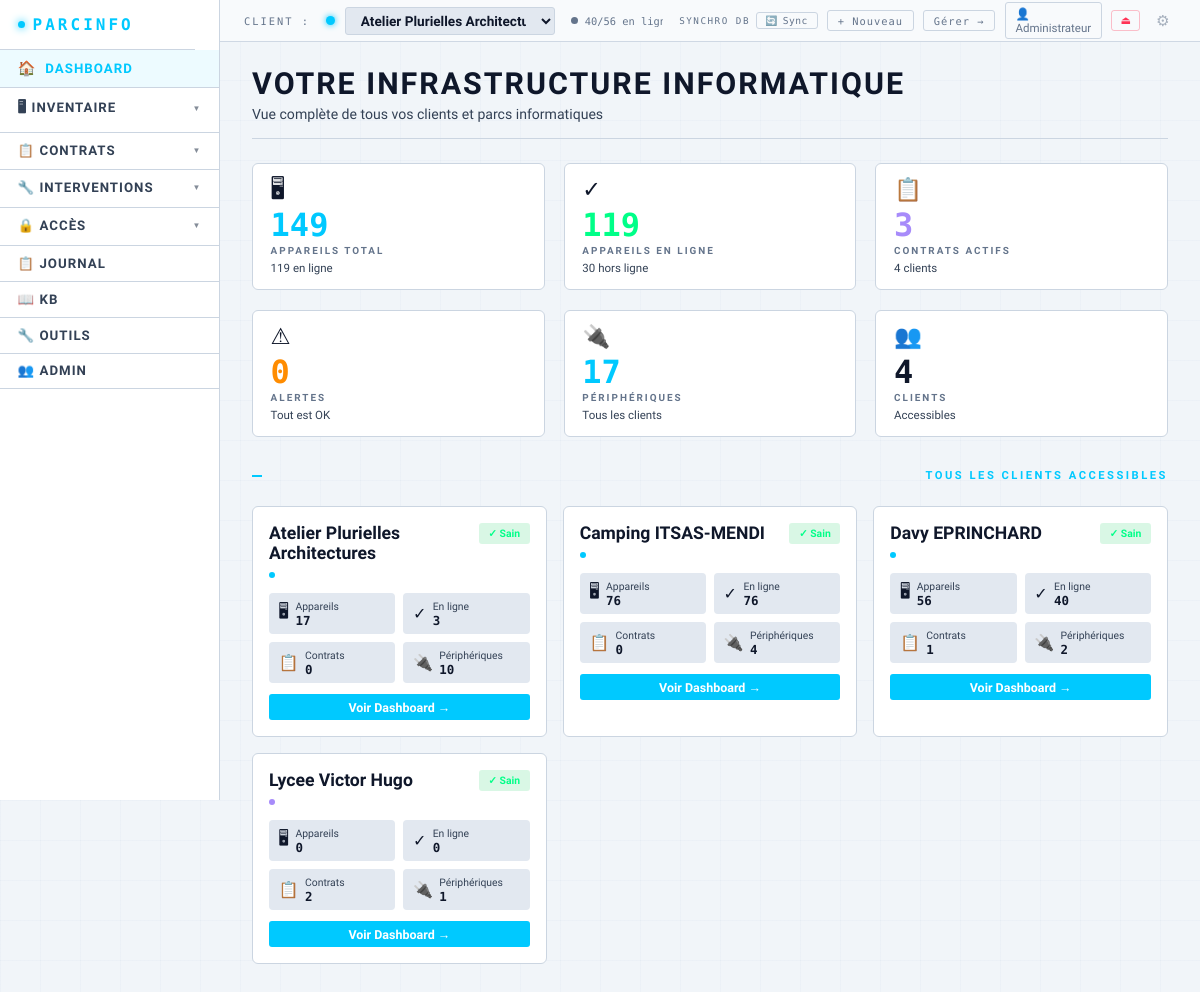
The page / (signed in) on the database its author committed.
### tables this page shows
CREATE TABLE clients (
        id INTEGER PRIMARY KEY AUTOINCREMENT,
        nom TEXT NOT NULL DEFAULT '',
        contact TEXT DEFAULT '',
        telephone TEXT DEFAULT '',
        email TEXT DEFAULT '',
        adresse TEXT DEFAULT '',
        notes TEXT DEFAULT '',
        couleur TEXT DEFAULT '#00c9ff',
        date_creation TEXT DEFAULT '',
        date_maj TEXT DEFAULT '', auth_user_id INTEGER DEFAULT NULL);

### app.py (the view)
@app.route('/')
@login_required
def index():
    user = get_auth_user()
    clients = get_clients()  # Récupère tous les clients accessibles (respects ACL)
    if not clients:
        return redirect(url_for('nouveau_client'))
    if len(clients) == 1:
        cid = clients[0]['id']
        session['client_id'] = cid
        return single_client_dashboard(cid)
    return user_dashboard()

### app.py (called while the page is built)
def retry_db_query(query_func, max_retries=5):
    retry_delay = 0.05  # 50ms initial
    for attempt in range(max_retries):
        try:
            return query_func()
        except sqlite3.OperationalError as e:
            if 'locked' in str(e).lower() and attempt < max_retries - 1:
                time.sleep(retry_delay * (2 ** attempt))
                continue
            else:
                raise e
        except Exception as e:
            raise e

@app.context_processor
def inject_auth_context():
    u = None
    uid = session.get('auth_user_id')
    if uid:
        try:
            conn = get_db()
            u = row_to_dict(conn.execute('SELECT id,login,nom,prenom,role,logo_fichier FROM auth_users WHERE id=?', (uid,)).fetchone() or {})
            conn.close()
        except Exception:
            logger.exception('Erreur inject_auth_context')
    return dict(auth_user=u)

@app.context_processor
def inject_csrf_token():
    return dict(csrf_token=_get_csrf_token())

@app.context_processor
def inject_dynamic_css():
    user = get_auth_user()
    auth_user_id = user['id'] if user else None
    dynamic_css = _generate_dynamic_css(auth_user_id=auth_user_id)
    return dict(dynamic_css=dynamic_css)

@app.before_request
def csrf_protect():
    validate_csrf_request()

@app.template_filter('type_css')
def type_css_filter(t):
    import re as _re
    if t in _TYPE_CSS_MAP:
        return _TYPE_CSS_MAP[t]
    key = _re.sub(r'[^a-z0-9]', '', str(t).lower())[:16]
    return key or 'autre'

@app.context_processor
def inject_cfg():
    types = get_liste('types_appareils')
    user = get_auth_user()
    auth_user_id = user['id'] if user else None
    cfg = cfg_all(auth_user_id=auth_user_id)
    type_badges = {}
    for t in types:
        k = type_css_filter(t)
        if k not in type_badges:
            val = cfg.get(f'type_badge_{k}', '')
            if val:
                type_badges[k] = val[:3].upper()
            else:
                type_badges[k] = _TYPE_BADGE_DEFAULTS.get(k, k[:3].upper() or 'AUT')
    return {
        'cfg': cfg,
        'types_appareils_ctx': types,
        'type_css_defaults': _TYPE_CSS_DEFAULTS,
        'type_badge_defaults': _TYPE_BADGE_DEFAULTS,
        'type_badges': type_badges,
    }

@app.before_request
def _auto_start_sync():
    global _sync_init_done
    if not _sync_init_done:
        _sync_init_done = True
        if cfg_get('db_type') == 'sync':
            _start_sync_thread()

### database.py (called while the page is built)
def get_local_db():
    return _local_db()

### templates/user_dashboard.html (shortened to what this page needs)
{% extends "base.html" %}
{% block content %}
<div class="page-header">
    <div>
        <h1>Votre Infrastructure Informatique</h1>
        <p>Vue complète de tous vos clients et parcs informatiques</p>
    </div>
</div>
<div class="dash-row cols-6" style="margin-bottom:1.5rem;">
    <div class="kpi accent">
        <div class="kpi-top">
            <div><span class="kpi-icon">🖥</span></div>
        </div>
        <div class="kpi-val">{{ total_devices }}</div>
        <div class="kpi-lbl">Appareils Total</div>
        <div class="kpi-sub">{{ total_online }} en ligne</div>
    </div>
    <div class="kpi green">
        <div class="kpi-top">
            <div><span class="kpi-icon">✓</span></div>
        </div>
        <div class="kpi-val">{{ total_online }}</div>
        <div class="kpi-lbl">Appareils En Ligne</div>
        {% set offline = total_devices - total_online %}
        <div class="kpi-sub">{{ offline }} hors ligne</div>
    </div>
    <div class="kpi purple">
        <div class="kpi-top">
            <div><span class="kpi-icon">📋</span></div>
        </div>
        <div class="kpi-val">{{ total_contracts }}</div>
        <div class="kpi-lbl">Contrats Actifs</div>
        <div class="kpi-sub">{{ clients|length }} clients</div>
    </div>
    <div class="kpi orange">
        <div class="kpi-top">
            <div><span class="kpi-icon">⚠</span></div>
        </div>
        <div class="kpi-val">{{ total_alerts_count }}</div>
        <div class="kpi-lbl">Alertes</div>
        {% if total_alerts_count > 0 %}
        <div class="kpi-sub">Action requise</div>
        {% else %}
        <div class="kpi-sub">Tout est OK</div>
        {% endif %}
    </div>
    <div class="kpi accent">
        <div class="kpi-top">
            <div><span class="kpi-icon">🔌</span></div>
        </div>
        <div class="kpi-val">{{ total_peripherals }}</div>
        <div class="kpi-lbl">Périphériques</div>
        <div class="kpi-sub">Tous les clients</div>
    </div>
    <div class="kpi">
        <div class="kpi-top">
            <div><span class="kpi-icon">👥</span></div>
        </div>
        <div class="kpi-val">{{ clients|length }}</div>
        <div class="kpi-lbl">Clients</div>
        <div class="kpi-sub">Accessibles</div>
    </div>
</div>
<div style="margin:2rem 0 1rem;">
    <div class="s-head">Tous les Clients Accessibles</div>
</div>
<div class="clients-grid">
{% for cd in clients_data %}
    {% set client = cd.client %}
    {% set stats = cd.stats %}
    {% set alerts = cd.alerts %}
    {% set alert_count = cd.alert_count %}
    <div class="client-card">
        <div class="client-card-header">
            <div>
                <div class="client-card-title">
                    <a href="/client/{{ client.id }}/dashboard">{{ client.nom }}</a>
                </div>
                {% if client.couleur %}
                <div style="display:inline-block;width:6px;height:6px;border-radius:50%;background:{{ client.couleur }};margin-top:.3rem;"></div>
                {% endif %}
            </div>
            {% if alert_count > 0 %}
            <div class="client-alert-badge {% if alert_count > 2 %}critical{% else %}warning{% endif %}">
                {{ alert_count }} alerte{{ 's' if alert_count != 1 }}
            </div>
            {% else %}
            <div class="client-alert-badge" style="background:rgba(0,200,83,.15);color:var(--accent-green);">
                ✓ Sain
            </div>
            {% endif %}
        </div>
        <div class="client-stats-grid">
            <div class="client-stat">
                <div class="client-stat-icon">🖥</div>
                <div class="client-stat-value">
                    <span class="client-stat-label">Appareils</span>
                    <span class="client-stat-number">{{ stats.nb_app_total }}</span>
                </div>
            </div>
            <div class="client-stat">
                <div class="client-stat-icon">✓</div>
                <div class="client-stat-value">
                    <span class="client-stat-label">En ligne</span>
                    <span class="client-stat-number">{{ stats.nb_en_ligne }}</span>
                </div>
            </div>
            <div class="client-stat">
                <div class="client-stat-icon">📋</div>
                <div class="client-stat-value">
                    <span class="client-stat-label">Contrats</span>
                    <span class="client-stat-number">{{ stats.nb_contrats }}</span>
                </div>
            </div>
            <div class="client-stat">
                <div class="client-stat-icon">🔌</div>
                <div class="client-stat-value">
                    <span class="client-stat-label">Périphériques</span>
                    <span class="client-stat-number">{{ stats.nb_periph }}</span>
                </div>
            </div>
        </div>
        <a href="/client/{{ client.id }}/dashboard" class="client-action">
            Voir Dashboard →
        </a>
    </div>
{% endfor %}
</div>
{% endblock %}

### templates/base.html (style rules this page uses)
:root { --bg-primary: #0a0d12; --bg-secondary: #0f1520; --bg-card: #131c2b; --border: #1e3a5f; --border-glow: #2e6cb0; --accent: #00c9ff; --accent2: #0066ff; --accent-green: #00ff88; --accent-orange: #ff8c00; --accent-red: #ff3355; --text-primary: #d0e8ff; --text-secondary: #6a8aaa; --text-muted: #3a5570; --grid-color: rgba(0,100,200,0.06); --topbar-bg: rgba(8,11,16,0.98); --topbar-border: rgba(30,58,95,0.6); --nav-bg: rgba(10,13,18,0.95); --input-bg: #0f1520; --input-border: #1e3a5f; --drawer-bg: #0d1520; --drawer-border: rgba(0,201,255,.2); }
body.theme-light { --bg-primary: #f1f5f9; --bg-secondary: #e2e8f0; --bg-card: #ffffff; --border: #cbd5e1; --border-glow: #64748b; --text-primary: #0f172a; --text-secondary: #334155; --text-muted: #64748b; --grid-color: rgba(100,150,200,0.04); --topbar-bg: rgba(248,250,252,0.98); --topbar-border: rgba(203,213,225,0.9); --nav-bg: rgba(255,255,255,0.98); --input-bg: #ffffff; --input-border: #94a3b8; --drawer-bg: #ffffff; --drawer-border: rgba(0,120,180,.2); }
* { box-sizing: border-box; margin: 0; padding: 0; }
body { font-family: 'Exo 2', sans-serif; background: var(--bg-primary); color: var(--text-primary); min-height: 100vh; background-image: linear-gradient(var(--grid-color) 1px, transparent 1px), linear-gradient(90deg, var(--grid-color) 1px, transparent 1px); background-size: 40px 40px; }
.page-header { margin-bottom: 1.5rem; padding-bottom: 1rem; border-bottom: 1px solid var(--border); }
.page-header h1 { font-family: 'Rajdhani', sans-serif; font-size: 1.9rem; font-weight: 700; letter-spacing: 2px; text-transform: uppercase; }
.page-header p { color: var(--text-secondary); margin-top: 0.3rem; font-size: 0.88rem; }

### rows shown on the page
clients: nom "Atelier Plurielles Architectures", couleur "#00c9ff" (drawn)
clients: nom "Camping ITSAS-MENDI", couleur "#00c9ff" (drawn)
clients: nom "Davy EPRINCHARD", couleur "#00c9ff" (drawn)
clients: nom "Lycee Victor Hugo", couleur "#a78bfa" (drawn)

### other values the page prints
{{ session.get('auth_user_nom', 'Profil') }} "Administrateur"
{{ total_devices }} "149"
{{ total_online }} "119"
{{ offline }} "30"
{{ total_contracts }} "3"
{{ clients|length }} "4"
{{ total_alerts_count }} "0"
{{ total_peripherals }} "17"
{{ stats.nb_app_total }} "17" "76" "56" "0"
{{ stats.nb_en_ligne }} "3" "76" "40" "0"
{{ stats.nb_contrats }} "0" "0" "1" "2"
{{ stats.nb_periph }} "10" "4" "2" "1"
form field value "Atelier Plurielles Architectures"
